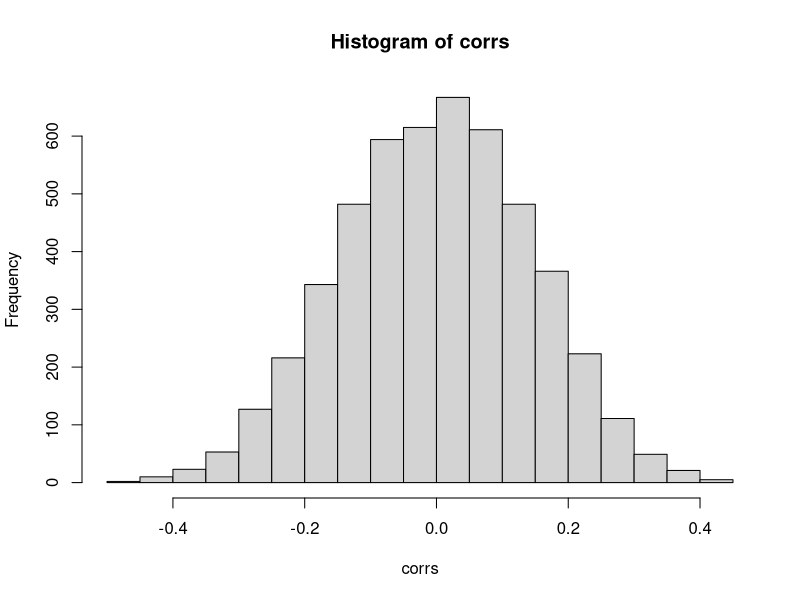

Source code (R):
#'---
#'title: Problem 3 of recommended exercise 5 
#'author: "S. Muff"
#'date: "`r format(Sys.time(), '%d %B, %Y')`"
#'output:
#'  html_document:
#'    toc: yes
#'---

#+ include = FALSE
knitr::opts_chunk$set(warning = FALSE, message = FALSE, cache = TRUE)


#' ## Selection bias and the "wrong way to do CV".

 
  
#' ### Generate data

#' * Simulate high dimensional data ($p=5000$ predictors) from independent or correlated normal variables, but with few samples ($n=50$).

#' * Randomly assign class labels (here only 2). This means that the "truth"" is that the misclassification rate can not get very small. What is the expected misclassification rate (for this random set)?
#' 

#' ### Classification task:

#' * We choose a few ($d=25$) of the predictors (how? we just select those with the highest correlation to the outcome).
#' * Perform a classification rule (here: logistic empirical Bayes) on these predictors.
#' * Then we run CV ($k=5$) on either only the $d$ (=wrong way), or on all $c+d$ (=right way) predictors. 
#' * Report misclassification errors for both situations.

#' One possible version of this is presented in the R-code below. Go through the code and explain what is done in each step, then run the code and observe if the results are in agreement with what you expected. Make changes to the R-code if you want to test out different strategies.

#' 
#' We start by generating data for $n=50$ observations


library(boot)

#' GENERATE DATA; use a seed for reproducibility
set.seed(4268)
n=50 #number of observations
p=5000 #number of predictors
d=25 #top correlated predictors chosen
#' 
#' 
#' Generating predictor data
xs=matrix(rnorm(n*p,0,4),ncol=p,nrow=n) #simple way to to uncorrelated predictors
dim(xs) # n times p
xs[1:10,1:10]

#' Generate class labels independent of predictors - so if all classifies as class 1 we expect 50% errors in general
ys=c(rep(0,n/2),rep(1,n/2)) #now really 50% of each
table(ys)
 

#' ## *WRONG CV*:
#' 
#' Select the 25 most correlated predictors outside the CV.

#'
#' Calculate the correlations for all predictors and the response
corrs=apply(xs,2,cor,y=ys)
hist(corrs)
 

 
#' Select the d predictors with the highes correlation
selected=order(corrs^2,decreasing = TRUE)[1:d]  

#' Then store the highest correlated predictors into a reduced data frame, together with the response y:
data=data.frame(ys,xs[,selected])
 

#'Then run CV around the fitting of the classifier - use logistic regression and built in `cv.glm()` function
 
logfit=glm(ys~.,family="binomial",data=data)

cost <- function(r, pi = 0) mean(abs(r-pi) > 0.5)
kfold=10

cvres=cv.glm(data=data,glmfit=logfit,cost=cost,K=10)
cvres$delta
 

#'Observe a zero misclassification rate!
#'


#' ## *CORRECT CV*
#' 
#' Do not pre-select predictors outside the CV, but as part of the CV. We need to code this ourselves:

 
reorder=sample(1:n,replace=FALSE)
validclass=NULL
for (i in 1:kfold)
{
  neach=n/kfold
  trainids=setdiff(1:n,(((i-1)*neach+1):(i*neach)))
  traindata=data.frame(xs[reorder[trainids],],ys[reorder[trainids]])
  validdata=data.frame(xs[reorder[-trainids],],ys[reorder[-trainids]])
  colnames(traindata)=colnames(validdata)=c(paste("X",1:p),"y")
  foldcorrs= apply(traindata[,1:p],2,cor,y=traindata[,p+1]) 
  selected=order(foldcorrs^2,decreasing = TRUE)[1:d] #top d correlated selected
  data=traindata[,c(selected,p+1)]
  trainlogfit=glm(y~.,family="binomial",data=data)
  pred=plogis(predict.glm(trainlogfit,newdata=validdata[,selected]))
  validclass=c(validclass,ifelse(pred > 0.5, 1, 0))
}
table(ys[reorder],validclass)
1-sum(diag(table(ys[reorder],validclass)))/n
 


 